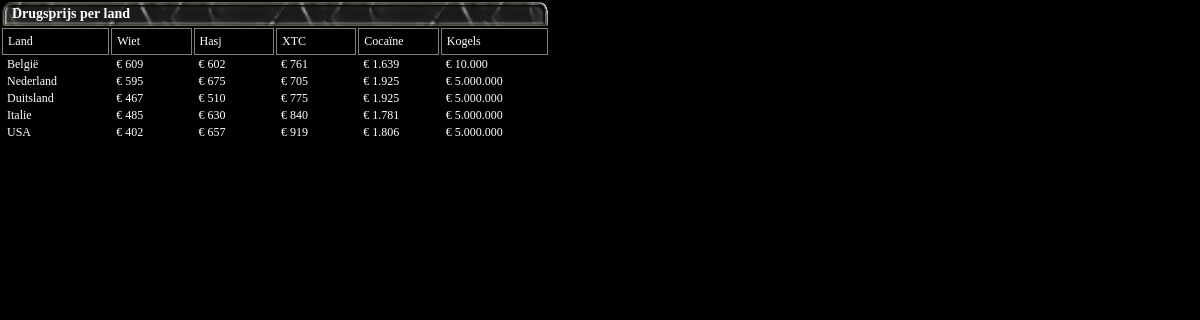
The app's page /stats_prijzen.php with its own data.
### tables this page shows
CREATE TABLE `landen` (
  `id` int(11) NOT NULL,
  `land` varchar(50) NOT NULL,
  `wietPrijs` int(5) NOT NULL DEFAULT 214,
  `hasjPrijs` int(5) NOT NULL DEFAULT 514,
  `xtcPrijs` int(5) NOT NULL DEFAULT 12345,
  `cokePrijs` int(5) NOT NULL DEFAULT 50421,
  `kogelPrijs` int(5) NOT NULL DEFAULT 1000,
  `kogels` int(9) NOT NULL DEFAULT 1000
);

CREATE TABLE `casino_objecten` (
  `id` int(11) NOT NULL,
  `type` int(11) NOT NULL,
  `land` int(2) NOT NULL DEFAULT 1,
  `prijs` int(9) NOT NULL DEFAULT 25000000,
  `eigenaar` int(9) NOT NULL,
  `mininzet` int(9) NOT NULL DEFAULT 5000,
  `maxinzet` int(9) NOT NULL DEFAULT 5000000,
  `bank` float NOT NULL DEFAULT 500000,
  `omzet` float NOT NULL,
  `datumActie` datetime NOT NULL
);

### SYSTEM_CONFIGURATION.php (called while the page is built, shortened)
<?php
$SYSTEM_STYLE = "1";
?>

### include/functions.php (called while the page is built, shortened)
<?php
function formatDecimaal($var){
	return number_format($var,0,",",".");
}
?>

### stats_prijzen.php (the view, shortened to what this page needs)
<?php
	include("config.php");
	include("include/functions.php");
	include("SYSTEM_CONFIGURATION.php");
?>
<link href="stijl<?php echo $SYSTEM_STYLE; ?>.css" type="text/css" rel="stylesheet" />
<table width="550px" class="inhoud_table" colspan="6">
	<tr>
		<td class='table_subTitle' colspan='6'>Drugsprijs per land</td>
	</tr>
	<tr>
		<td class="table_mainTxt outline padding_5" width="20%" colspan="1">Land</td>
		<td class="table_mainTxt outline padding_5" width="15%" colspan="1">Wiet</td>
		<td class="table_mainTxt outline padding_5" width="15%" colspan="1">Hasj</td>
		<td class="table_mainTxt outline padding_5" width="15%" colspan="1">XTC</td>
		<td class="table_mainTxt outline padding_5" width="15%" colspan="1">Cocaïne</td>
		<td class="table_mainTxt outline padding_5" width="20%" colspan="1">Kogels</td>
	</tr>
	<?php
	$drugsSql = mysqli_query($con,"SELECT * FROM landen");
	while($drugs = mysqli_fetch_object($drugsSql)){
		$kogelfabriekQuery = mysqli_query($con,"SELECT * FROM casino_objecten WHERE type='4' AND land='" . $drugs->id . "'");
		$kogelfabriek = mysqli_fetch_object($kogelfabriekQuery);
		print"
		<tr>
			<td class='table_mainTxt'>" . utf8_encode($drugs->land) . "</td>
			<td class='table_mainTxt'>&euro; " . formatDecimaal($drugs->wietPrijs) . "</td>
			<td class='table_mainTxt'>&euro; " . formatDecimaal($drugs->hasjPrijs) . "</td>
			<td class='table_mainTxt'>&euro; " . formatDecimaal($drugs->xtcPrijs) . "</td>
			<td class='table_mainTxt'>&euro; " . formatDecimaal($drugs->cokePrijs) . "</td>
			<td class='table_mainTxt'>&euro; " . formatDecimaal($kogelfabriek->maxinzet) . "</td>
		</tr>
		";
	}
	?>
</table>

### stijl1.css (style rules this page uses)
* { margin:0px; padding:0px; border:0px; outline:0px; }
.outline { border:1px solid gray; }
.inhoud_table { background-color:black; }
.table_subTitle { background: url("images/subtitle_bg.gif"); background-size:100%; color:white; font-weight:bold; font-size:14px; padding:2px 10px; line-height:20px; }
.table_mainTxt { background-color:black; color:white; font-size:12px; padding-left:5px; }
.padding_5 { padding:5px; }

### records on screen
landen: land "België", wietPrijs "609", hasjPrijs "602", xtcPrijs "761", cokePrijs "1.639", casino_objecten.maxinzet "10.000"
landen: land "Nederland", wietPrijs "595", hasjPrijs "675", xtcPrijs "705", cokePrijs "1.925", casino_objecten.maxinzet "5.000.000"
landen: land "Duitsland", wietPrijs "467", hasjPrijs "510", xtcPrijs "775", cokePrijs "1.925", casino_objecten.maxinzet "5.000.000"
landen: land "Italie", wietPrijs "485", hasjPrijs "630", xtcPrijs "840", cokePrijs "1.781", casino_objecten.maxinzet "5.000.000"
landen: land "USA", wietPrijs "402", hasjPrijs "657", xtcPrijs "919", cokePrijs "1.806", casino_objecten.maxinzet "5.000.000"
